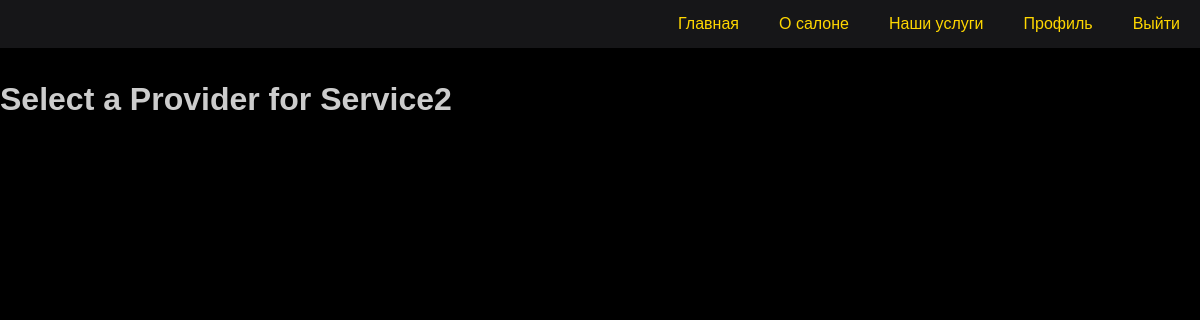
Page /services/select-provider/3/ (signed in) on the earlier database version.
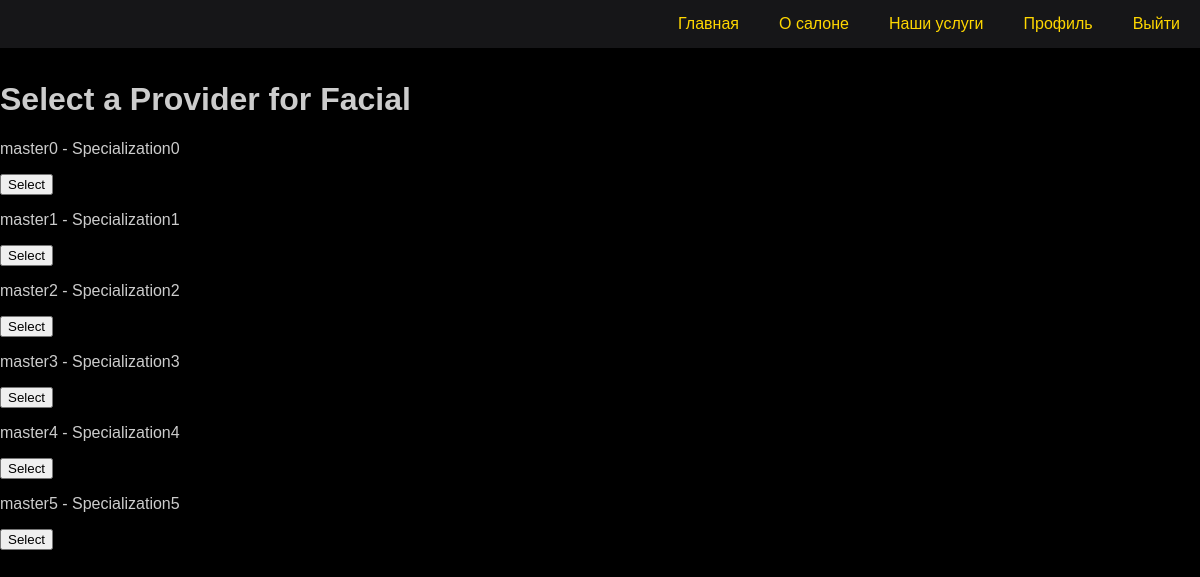
Same page on the later database version.
### booking/models.py (models this page shows, shortened)
class Service(models.Model):
    name = models.CharField(max_length=100)
    description = models.TextField()
    duration = models.DurationField()  # Продолжительность услуги
    price = models.DecimalField(max_digits=6, decimal_places=2)  # Цена услуги

class BaseProfile(models.Model):
    user = models.OneToOneField(User, on_delete=models.CASCADE)
    phone = models.CharField(max_length=20)
    birth_date = models.DateField(null=True, blank=True)
    class Meta:
        abstract = True  # Указываем, что модель является абстрактной и не должна создаваться в базе данных

class ServiceProvider(BaseProfile):
    specialization = models.CharField(max_length=100)
    service = models.ManyToManyField('Service')

### booking/views/service.py (the view)
# urls.py: path('services/select-provider/<int:service_id>/', select_provider, name='select_provider'),
@login_required
def select_provider(request, service_id):
    service = get_object_or_404(Service, id=service_id)
    providers = ServiceProvider.objects.filter(service=service)
    return render(request, 'select_provider.html', {'service': service, 'providers': providers})

### booking/templates/select_provider.html
{% extends 'base.html' %}
{% block content %}
<div class="providers-container">
    <h1>Select a Provider for {{ service.name }}</h1>
    {% for provider in providers %}
    <div class="provider-item">
        <p>{{ provider.user.username }} - {{ provider.specialization }}</p>
        <form method="get" action="{% url 'booking_confirm' service.id provider.id %}">
            <button type="submit">Select</button>
        </form>
    </div>
    {% endfor %}
</div>
{% endblock %}

Differences in the rows shown:
changed Service: name "Service2" → "Facial"
now on this page (row edited): ServiceProvider: user.username "master0", specialization "Specialization0"
now on this page (row edited): ServiceProvider: user.username "master1", specialization "Specialization1"
now on this page (row edited): ServiceProvider: user.username "master2", specialization "Specialization2"
now on this page (row edited): ServiceProvider: user.username "master3", specialization "Specialization3"
now on this page (row edited): ServiceProvider: user.username "master4", specialization "Specialization4"
now on this page (row edited): ServiceProvider: user.username "master5", specialization "Specialization5"
